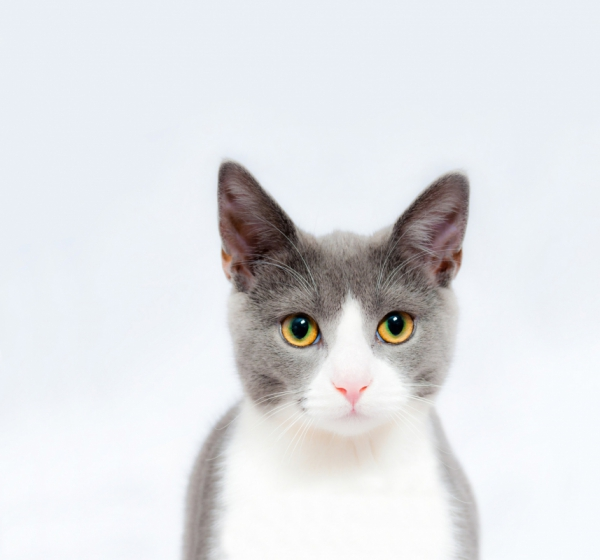
#> input picture Beginner-Level/Pencil/cat.jpg, 600 x 560 px
$ python image_to_pencil_sketch_project.py
#> lines starting #> are read from the running program, lines starting #| are printed output that depends on the picture
# -*- coding: utf-8 -*-
"""IMAGE_TO_PENCIL_SKETCH_PROJECT.ipynb

Automatically generated by Colaboratory.

Original file is located at
    https://colab.research.google.com/github/DevlinaPal/LGMVIP-DataScience/blob/main/Beginner-level/IMAGE%20TO%20PENCIL%20SKETCH%20WITH%20PYTHON/IMAGE_TO_PENCIL_SKETCH_PROJECT.ipynb

NAME- RAJ KAMAL SHAKYA

LGM-VIP INTERNSHIP

 BEGINNER LEVEL TASK -4

 Image to Pencil Sketch with Python

1. IMPORT LIBRARY
"""

# Commented out IPython magic to ensure Python compatibility.
import  cv2
import matplotlib.pyplot as plt
# %matplotlib inline

def show(title,img,cmap='RdBu'):
    plt.imshow(img,cmap=cmap)
    plt.title(title)

"""2. IMAGE LOADING"""

image=plt.imread("cat.jpg")
#> image is the input picture: shape (560, 600, 3); mean R, G, B 224.7, 226.1, 228.9
show("cat",image,'RdBu')
#cv2.imshow("Cat",image)
#cv2.waitKey(0)

"""3. CONVERT TO GRAYSCALE IMAGE"""

#convert to grayscale image
gray_image=cv2.cvtColor(image,cv2.COLOR_RGB2GRAY)
show("gray_image",gray_image,'gray')
#cv2.imshow("gray_image",gray_image)
#cv2.waitKey(0)

"""4. INVERT THE GRAYSCALE IMAGE"""

#invert the grayscale image
inverted_image =255-gray_image
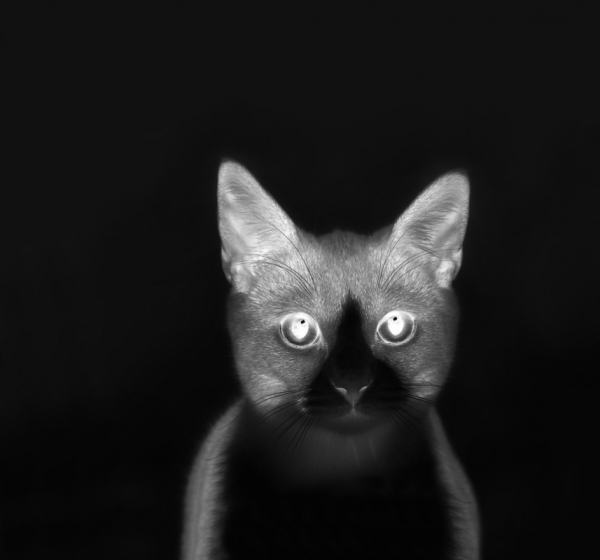
#> inverted_image: shape (560, 600); min 1, max 255, mean 29.1
show("inverted_image",inverted_image,'gray')
#cv2.imshow("inverted_image",inverted_image)
#cv2.waitKey(0)

"""5. BLUR THE INVERTED IMAGE"""

#blur the inverted image
blurred_image =cv2.GaussianBlur(inverted_image,(21,21),0)
show("blurred_image",blurred_image,'gray')
#cv2.imshow("blurred_image",blurred_image)
#cv2.waitKey(0)

"""6. CREATE PENCIL SKETCH IMAGE"""

inverted_blurred=255-blurred_image
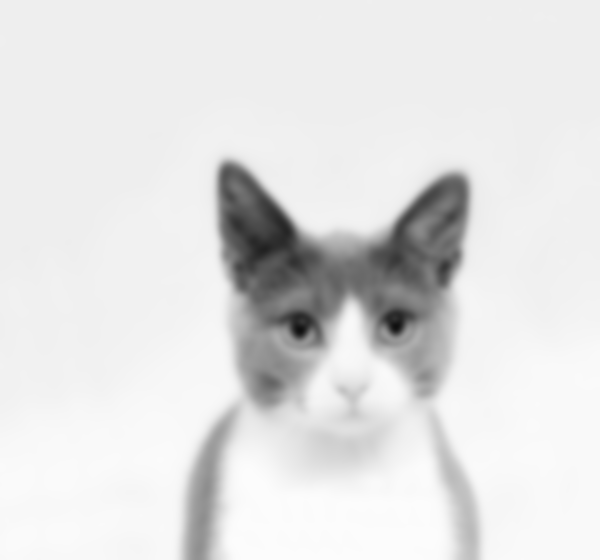
#> inverted_blurred: shape (560, 600); min 15, max 252, mean 225.9
pencil_sketch=cv2.divide(gray_image,inverted_blurred,scale=256.0)
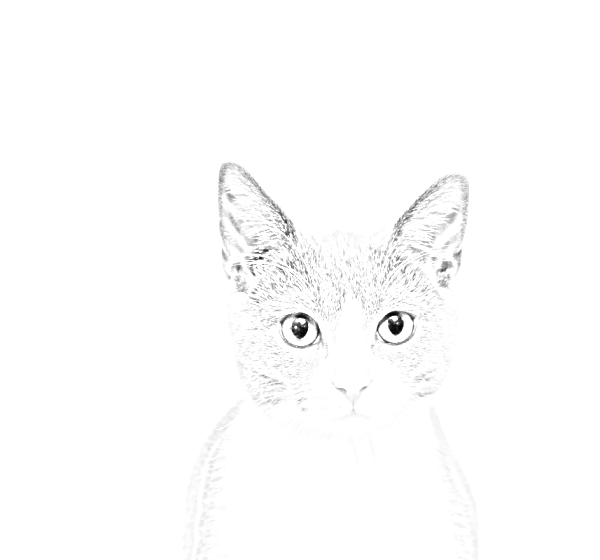
#> pencil_sketch: shape (560, 600); min 0, max 255, mean 252.8
show("pencil_sketch",pencil_sketch,'gray')
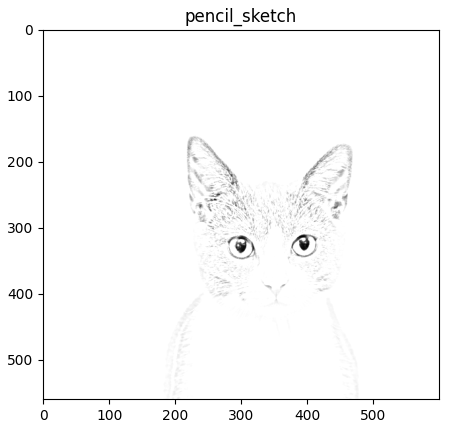
#> figure drawn by matplotlib, 1 panel
